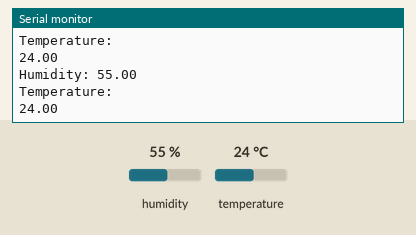
Simulated run of this sketch. Board: Arduino Uno, built with avr-gcc and run on an emulated ATmega328P. On the bench: the last lines printed to the serial monitor. The test bench sets the inputs (shaded band); at power-on: humidity 55 %, temperature 24 °C.

Above: at 4.8 s.
4.9 s: humidity set to 22 %
At 7.5 s:
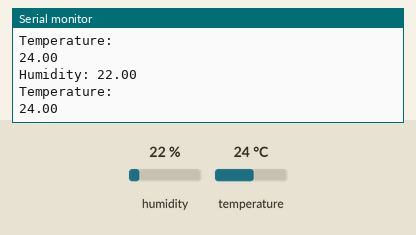
7.9 s: temperature set to 12 °C
At 8.8 s:
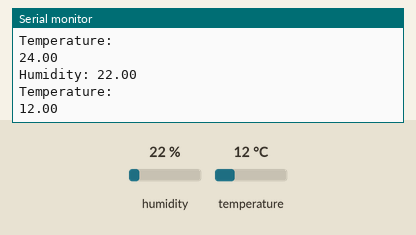
10.9 s: humidity set to 40 %
At 13.6 s:
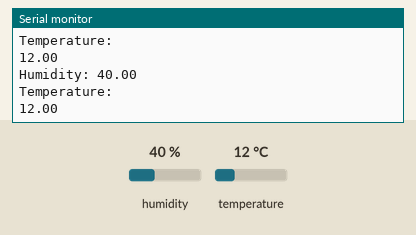
Timing chart, 0 to 15.1 s (numbered marks = the images above; inputs shaded):
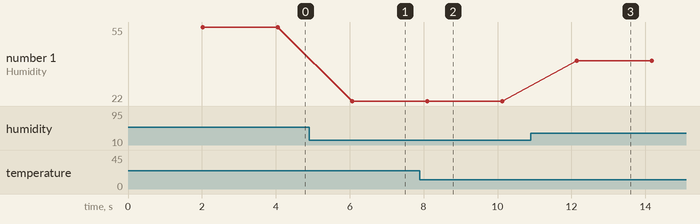

The sketch:

DHTSensor.ino
```cpp
#include "DHT.h"
#define DHTPIN 0
#define DHTTYPE DHT11

DHT dht(DHTPIN, DHTTYPE);

void setup(){
  Serial.begin(9600);
  Serial.println(F("DHTxx Text"));
  dht.begin();
}

void loop(){
  //wait a few seconds between measurement
  delay(2000);

  //Reading temperature or humidity takes about 250 milliseconds!
  //Sensor readings may also be up to 2 seconds 'old' (its a very slow sensor)
  //Read temeperature as Celcius (default)
  float t = dht.readTemperature();
  float h = dht.readHumidity();

  Serial.print(F("Humidity: "));
  Serial.print(h);
  Serial.println(" ");
  Serial.println(F("Temperature: "));
  Serial.print(t);
  Serial.println(" ");
}
```

Measured:
- after the input at 4.9 s, the serial monitor: prints a new line after 1.2 s (image 1)
- after the input at 7.9 s, the serial monitor: prints a new line after 0.23 s (image 2)
- after the input at 10.9 s, the serial monitor: prints a new line after 1.2 s (image 3)
- plotted number 1: 55 → 22 after the input at 4.9 s, 22 → 40 after the input at 10.9 s
